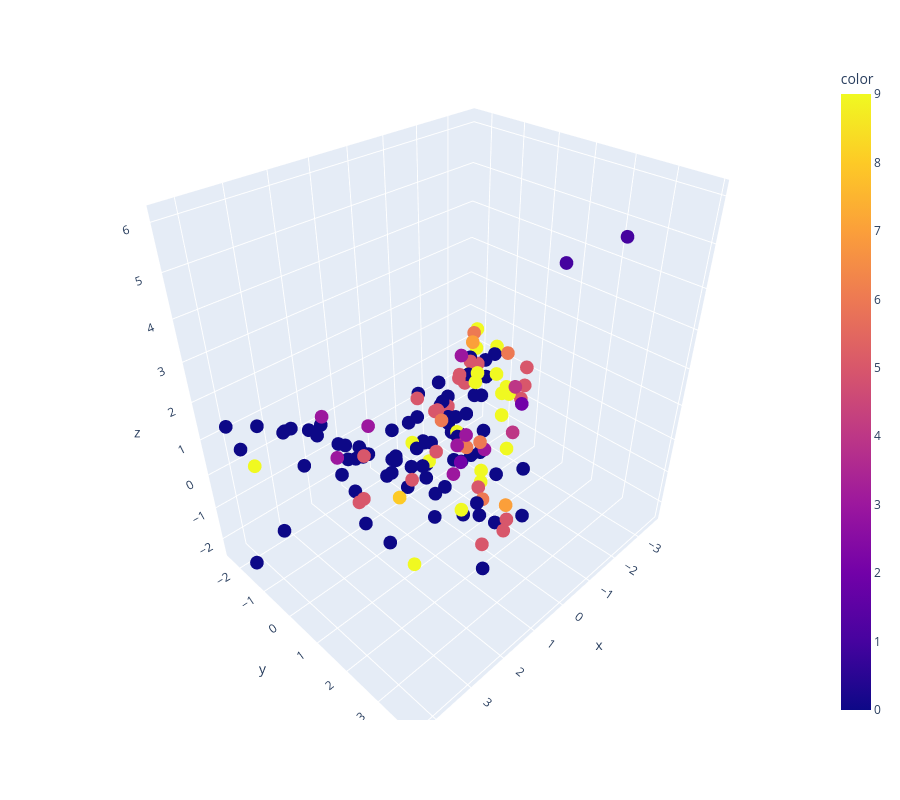

Notebook cell for this chart:
### Code cell
fig = px.scatter_3d(
    x=X_proj.iloc[:, 0], 
    y=X_proj.iloc[:, 1], 
    z=X_proj.iloc[:, 2],
    color=labels,
    width=900,   # Largeur en pixels
    height=800   # Hauteur en pixels
)
fig.show()

### Figure 1 — Plotly figure (JSON) as saved in the notebook; plotly's stock layout.template omitted (floating-point values rounded to 4 significant figures; data arrays with more than 128 entries replaced by an {"elided": "..."} marker saying what was removed)
{"data": [{"hovertemplate": "x=%{x}<br>y=%{y}<br>z=%{z}<br>color=%{marker.color}<extra></extra>", "legendgroup": "", "marker": {"color": {"elided": "143 int values"}, "coloraxis": "coloraxis", "symbol": "circle"}, "mode": "markers", "name": "", "scene": "scene", "showlegend": false, "type": "scatter3d", "x": {"elided": "143 float values"}, "y": {"elided": "143 float values"}, "z": {"elided": "143 float values"}}], "layout": {"coloraxis": {"colorbar": {"title": {"text": "color"}}, "colorscale": [[0, "#0d0887"], [0.1111, "#46039f"], [0.2222, "#7201a8"], [0.3333, "#9c179e"], [0.4444, "#bd3786"], [0.5556, "#d8576b"], [0.6667, "#ed7953"], [0.7778, "#fb9f3a"], [0.8889, "#fdca26"], [1, "#f0f921"]]}, "height": 800, "legend": {"tracegroupgap": 0}, "margin": {"t": 60}, "scene": {"domain": {"x": [0, 1], "y": [0, 1]}, "xaxis": {"title": {"text": "x"}}, "yaxis": {"title": {"text": "y"}}, "zaxis": {"title": {"text": "z"}}}, "width": 900}}
